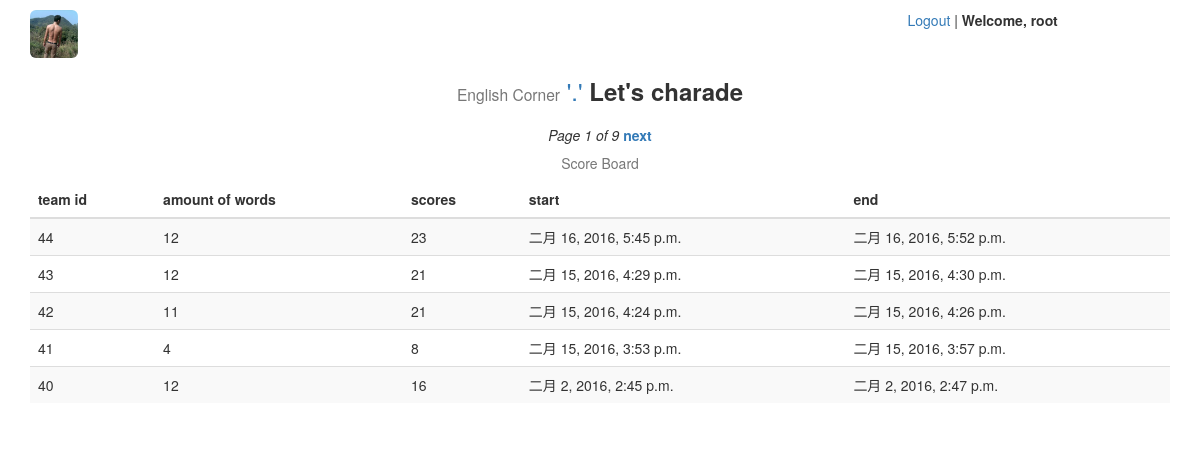
The page /charade/board/ (signed in) on the database as committed earlier.
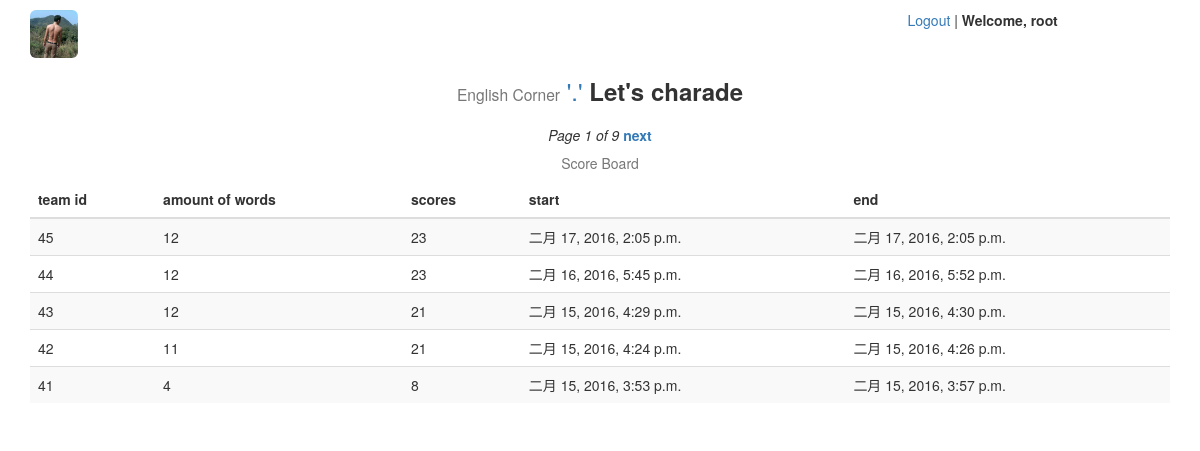
The same page on the database as committed later.
### charade/models.py (models this page shows, shortened)
@python_2_unicode_compatible
class GameScoreBoard(models.Model):
    amount = models.IntegerField('单词总数', default=0)
    scores = models.IntegerField('总得分', default=0)
    dt_start = models.DateTimeField('开始时间', auto_now_add=True)
    dt_end = models.DateTimeField('结束时间', auto_now=True)

### charade/views.py (the view)
@login_required
def game_board(request):
    game_score_board = GameScoreBoard.objects.order_by('-dt_start')
    paginator = Paginator(game_score_board, 5)
    page = request.GET.get('page')
    try:
        board = paginator.page(page)
    except PageNotAnInteger:
        board = paginator.page(1)
    except EmptyPage:
        board = paginator.page(paginator.num_pages)
    context = {'board': board}
    return render(request, 'charade/board.html', context)

### charade/templates/charade/board.html (shortened to what this page needs)
{% extends 'charade/base.html' %}
{% block content %}
{% if board %}
<div class="row text-center">
    <em>Page {{ board.number }} of {{ board.paginator.num_pages }}</em>
    {% if board.has_next %}
    <strong>
        <a href="?page={{ board.next_page_number }}">next</a>
    </strong>
    {% endif %}
</div>
<div class="table-responsive">
    <table class="table table-striped">
        <caption class="text-center">Score Board</caption>
        <thead>
            <tr>
                <th>team id</th>
                <th>amount of words</th>
                <th>scores</th>
                <th>start</th>
                <th>end</th>
            </tr>
        </thead>
        <tbody>
        {% for b in board %}
            <tr>
                <td>{{ b.id }}</a></td>
                <td>{{ b.amount }}</a></td>
                <td>{{ b.scores }}</a></td>
                <td>{{ b.dt_start }}</a></td>
                <td>{{ b.dt_end }}</a></td>
            </tr>
        {% endfor %}
        </tbody>
    </table>
</div>
{% else %}
<div class="row">
    <h1><p class="text-danger text-center">No records available.</p></h1>
</div>
{% endif %}
{% endblock %}

Rows that differ between the two databases and show on the page:
no longer on this page (row unchanged): GameScoreBoard: id "40", amount "12", scores "16", dt_start "二月 2, 2016, 2:45 p.m.", dt_end "二月 2, 2016, 2:47 p.m."
added GameScoreBoard: id "45", amount "12", scores "23", dt_start "二月 17, 2016, 2:05 p.m.", dt_end "二月 17, 2016, 2:05 p.m."
